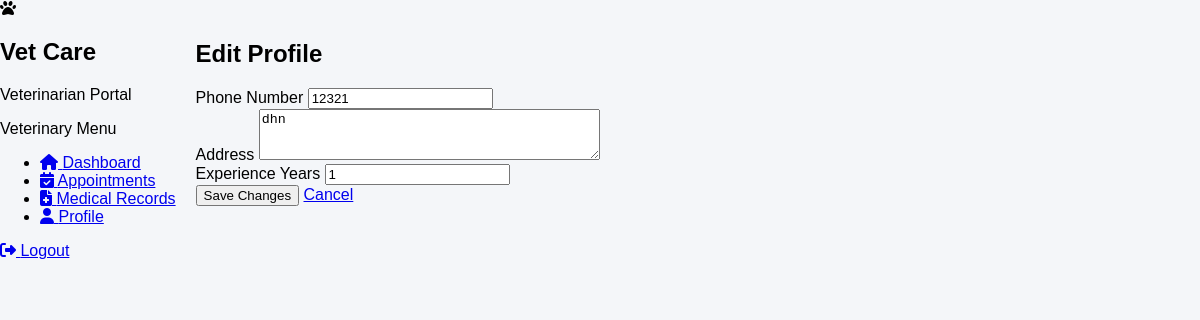
The page /vet/profile/edit/ (signed in) on the database its author committed.
### account/models.py (models this page shows, shortened)
class User(AbstractUser):
    ADMIN = "ADMIN"
    VETERINARIAN = "VETERINARIAN"
    PET_OWNER = "PET_OWNER"
    ROLE_CHOICES = [
        (ADMIN, "Admin"),
        (VETERINARIAN, "Veterinarian"),
        (PET_OWNER, "Pet Owner"),
    ]
    role = models.CharField(
        max_length=20,
        choices=ROLE_CHOICES,
        default=PET_OWNER
    )
    phone = models.CharField(
        max_length=15,
        blank=True,
        null=True
    )
    address = models.TextField(
        blank=True,
        null=True
    )
    created_at = models.DateTimeField(
        auto_now_add=True
    )
    updated_at = models.DateTimeField(
        auto_now=True
    )

class VeterinarianProfile(models.Model):
    user = models.OneToOneField(
        User,
        on_delete=models.CASCADE,
        related_name="veterinarian_profile",
        limit_choices_to={"role": User.VETERINARIAN}
    )
    license_number = models.CharField(
        max_length=100,
        unique=True
    )
    specialization = models.CharField(
        max_length=150,
        blank=True,
        null=True
    )
    qualification = models.CharField(
        max_length=200,
        blank=True,
        null=True
    )
    experience_years = models.PositiveIntegerField(
        default=0
    )
    joined_date = models.DateField(
        blank=True,
        null=True
    )

### account/views.py (the view)
@login_required
def edit_veterinarian_profile(request):
    if request.user.role != User.VETERINARIAN:
        return redirect("dashboard")
    profile = request.user.veterinarian_profile
    if request.method == "POST":
        form = VeterinarianProfileUpdateForm(
            request.POST,
            instance=profile,
            user=request.user
        )
        if form.is_valid():
            form.save()
            messages.success(
                request,
                "Profile updated successfully."
            )
            return redirect(
                "vet-profile"
            )
    else:
        form = VeterinarianProfileUpdateForm(
            instance=profile,
            user=request.user
        )
    return render(
        request,
        "account/edit_veterinarian_profile.html",
        {
            "form": form
        }
    )

### account/forms.py (shortened to what this page needs)
class VeterinarianProfileUpdateForm(forms.ModelForm):
    phone = forms.CharField(
        max_length=15,
        required=False
    )
    address = forms.CharField(
        widget=forms.Textarea(attrs={"rows": 3}),
        required=False
    )
    class Meta:
        model = VeterinarianProfile
        fields = [
            "experience_years",
        ]
    def __init__(self, *args, **kwargs):
        user = kwargs.pop("user")
        super().__init__(*args, **kwargs)
        self.fields["phone"].initial = user.phone
        self.fields["address"].initial = user.address
        for field in self.fields.values():
            field.widget.attrs.update({
                "class": (
                    "w-full px-4 py-3 border-2 border-slate-300 "
                    "rounded-lg focus:ring-2 focus:ring-emerald-500 "
                    "focus:border-emerald-500"
                )
            })

### account/templates/account/edit_veterinarian_profile.html (shortened to what this page needs)
{% extends "base.html" %}
{% block content %}
<div class="max-w-3xl mx-auto p-6">
    <div class="bg-white rounded-xl shadow-lg border border-slate-200 p-8">
        <h2 class="text-3xl font-bold text-slate-800 mb-8">
            Edit Profile
        </h2>
        <form method="post" class="space-y-6">
            <div>
                <label class="block mb-2 font-medium">
                    Phone Number
                </label>
                {{ form.phone }}
            </div>
            <div>
                <label class="block mb-2 font-medium">
                    Address
                </label>
                {{ form.address }}
            </div>
            <div>
                <label class="block mb-2 font-medium">
                    Experience Years
                </label>
                {{ form.experience_years }}
            </div>
            <div class="flex gap-3">
                <button type="submit"
                        class="bg-emerald-600 hover:bg-emerald-700 text-white px-6 py-3 rounded-lg">
                    Save Changes
                </button>
                <a href="{% url 'vet-profile' %}"
                   class="bg-slate-300 hover:bg-slate-400 text-slate-800 px-6 py-3 rounded-lg">
                    Cancel
                </a>
            </div>
        </form>
    </div>
</div>
{% endblock %}

### templates/base.html (style rules this page uses)
body { font-family: 'Poppins', sans-serif; display: flex; margin: 0; background-color: #f4f6f9; }

### rows shown on the page
User: phone "12321", address "dhn"
VeterinarianProfile: experience_years "1"
